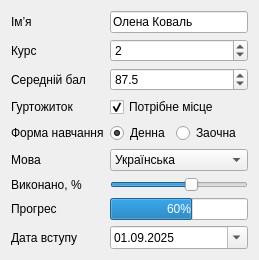
<?xml version="1.0" encoding="UTF-8"?>
<ui version="4.0">
 <class>GalleryForm</class>
 <widget class="QWidget" name="GalleryForm">
  <property name="windowTitle"><string>Галерея віджетів</string></property>
  <layout class="QFormLayout" name="formLayout">
   <item row="0" column="0"><widget class="QLabel" name="nameLabel">
    <property name="text"><string>Ім’я</string></property>
    <property name="buddy"><cstring>nameEdit</cstring></property>
   </widget></item>
   <item row="0" column="1"><widget class="QLineEdit" name="nameEdit">
    <property name="text"><string>Олена Коваль</string></property>
   </widget></item>
   <item row="1" column="0"><widget class="QLabel" name="yearLabel">
    <property name="text"><string>Курс</string></property>
    <property name="buddy"><cstring>yearSpin</cstring></property>
   </widget></item>
   <item row="1" column="1"><widget class="QSpinBox" name="yearSpin">
    <property name="minimum"><number>1</number></property>
    <property name="maximum"><number>6</number></property>
    <property name="value"><number>2</number></property>
   </widget></item>
   <item row="2" column="0"><widget class="QLabel" name="scoreLabel">
    <property name="text"><string>Середній бал</string></property>
    <property name="buddy"><cstring>scoreSpin</cstring></property>
   </widget></item>
   <item row="2" column="1"><widget class="QDoubleSpinBox" name="scoreSpin">
    <property name="decimals"><number>1</number></property>
    <property name="maximum"><double>100.0</double></property>
    <property name="singleStep"><double>0.5</double></property>
    <property name="value"><double>87.5</double></property>
   </widget></item>
   <item row="3" column="0"><widget class="QLabel" name="dormLabel">
    <property name="text"><string>Гуртожиток</string></property>
   </widget></item>
   <item row="3" column="1"><widget class="QCheckBox" name="dormCheck">
    <property name="text"><string>Потрібне місце</string></property>
    <property name="checked"><bool>true</bool></property>
   </widget></item>
   <item row="4" column="0"><widget class="QLabel" name="modeLabel">
    <property name="text"><string>Форма навчання</string></property>
   </widget></item>
   <item row="4" column="1"><layout class="QHBoxLayout" name="modeLayout">
    <item><widget class="QRadioButton" name="dayRadio">
     <property name="text"><string>Денна</string></property>
     <property name="checked"><bool>true</bool></property>
     <attribute name="buttonGroup"><string notr="true">modeGroup</string></attribute>
    </widget></item>
    <item><widget class="QRadioButton" name="extramuralRadio">
     <property name="text"><string>Заочна</string></property>
     <attribute name="buttonGroup"><string notr="true">modeGroup</string></attribute>
    </widget></item>
    <item><spacer name="modeSpacer">
     <property name="orientation"><enum>Qt::Orientation::Horizontal</enum></property>
    </spacer></item>
   </layout></item>
   <item row="5" column="0"><widget class="QLabel" name="languageLabel">
    <property name="text"><string>Мова</string></property>
    <property name="buddy"><cstring>languageCombo</cstring></property>
   </widget></item>
   <item row="5" column="1"><widget class="QComboBox" name="languageCombo">
    <item><property name="text"><string>Українська</string></property></item>
    <item><property name="text"><string>English</string></property></item>
   </widget></item>
   <item row="6" column="0"><widget class="QLabel" name="doneLabel">
    <property name="text"><string>Виконано, %</string></property>
    <property name="buddy"><cstring>doneSlider</cstring></property>
   </widget></item>
   <item row="6" column="1"><widget class="QSlider" name="doneSlider">
    <property name="maximum"><number>100</number></property>
    <property name="value"><number>60</number></property>
    <property name="orientation"><enum>Qt::Orientation::Horizontal</enum></property>
   </widget></item>
   <item row="7" column="0"><widget class="QLabel" name="progressLabel">
    <property name="text"><string>Прогрес</string></property>
   </widget></item>
   <item row="7" column="1"><widget class="QProgressBar" name="progressBar">
    <property name="value"><number>60</number></property>
   </widget></item>
   <item row="8" column="0"><widget class="QLabel" name="dateLabel">
    <property name="text"><string>Дата вступу</string></property>
    <property name="buddy"><cstring>dateEdit</cstring></property>
   </widget></item>
   <item row="8" column="1"><widget class="QDateEdit" name="dateEdit">
    <property name="date"><date><year>2025</year><month>9</month><day>1</day></date></property>
    <property name="displayFormat"><string>dd.MM.yyyy</string></property>
    <property name="calendarPopup"><bool>true</bool></property>
   </widget></item>
  </layout>
 </widget>
 <resources/>
 <connections>
  <connection>
   <sender>doneSlider</sender>
   <signal>valueChanged(int)</signal>
   <receiver>progressBar</receiver>
   <slot>setValue(int)</slot>
  </connection>
 </connections>
 <buttongroups>
  <buttongroup name="modeGroup"/>
 </buttongroups>
</ui>
